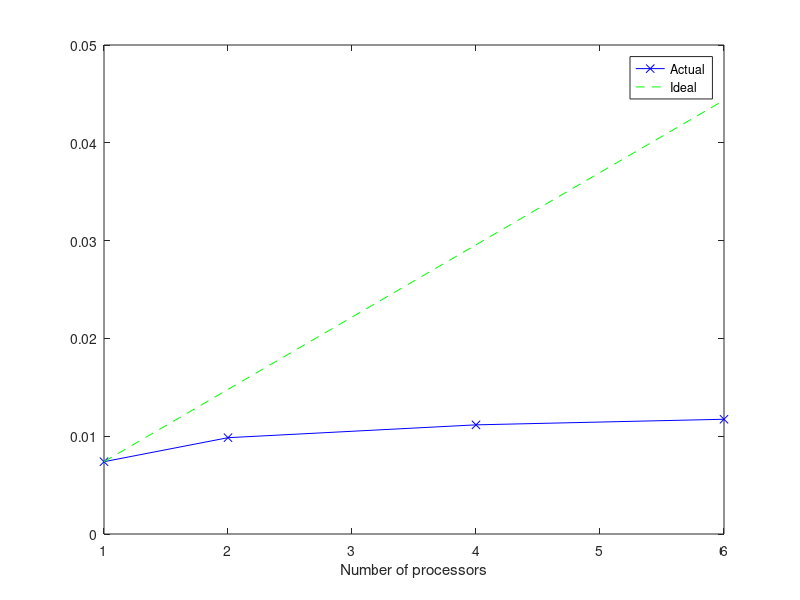
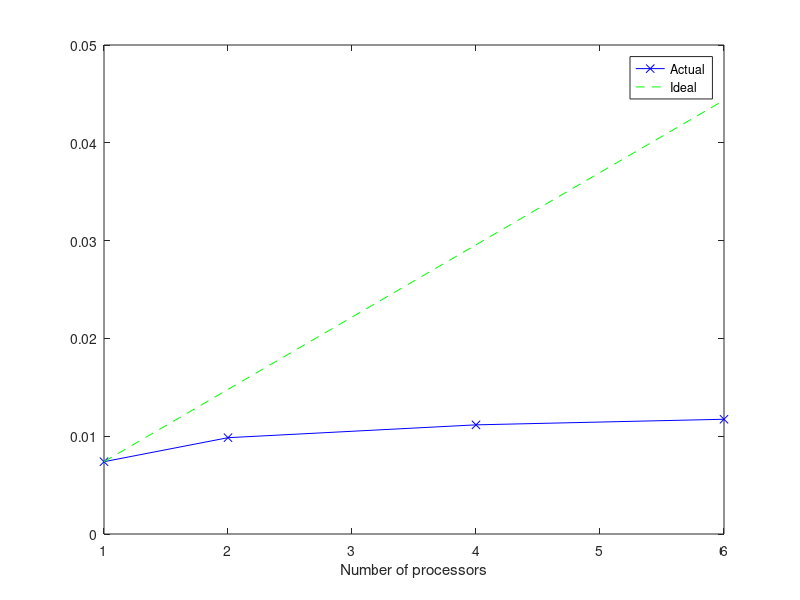
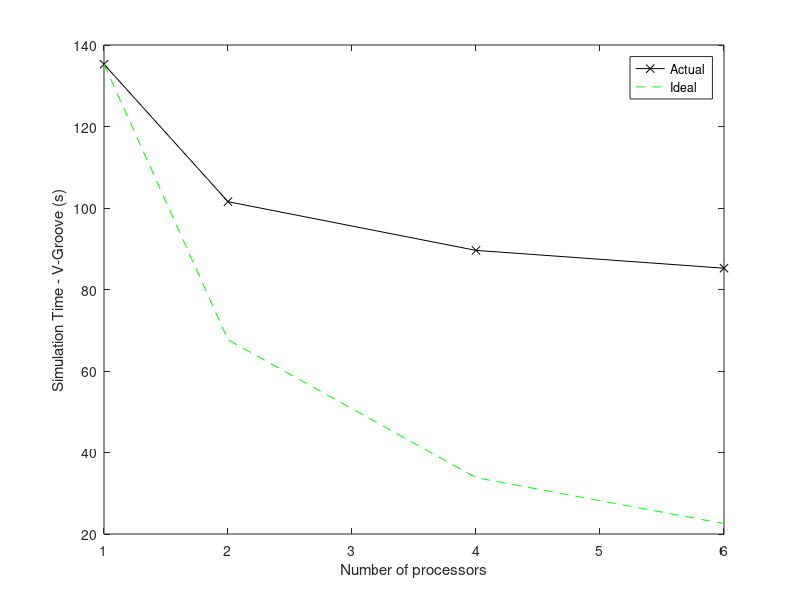
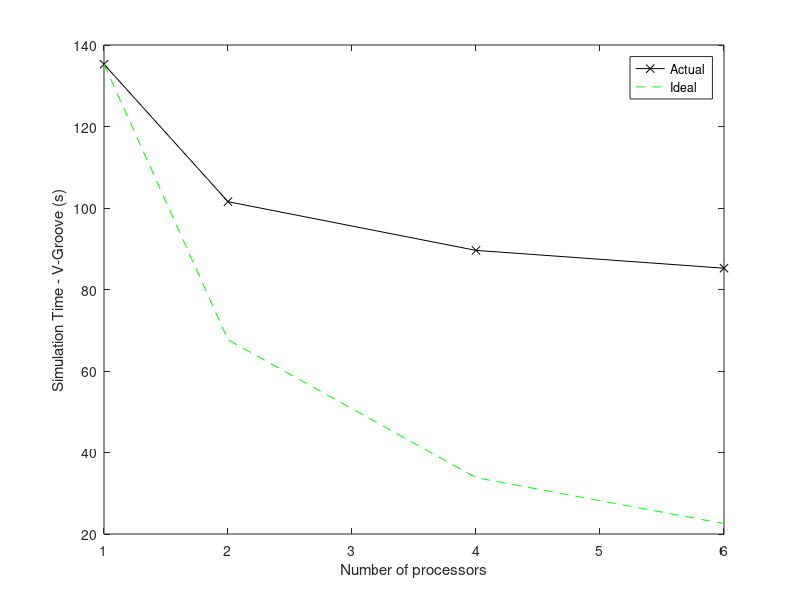

The MATLAB script that drew these images, in order:
data = load('runTimes_t2_p05_49Incs.txt')
figure(1)

plot(data(:,1), 1./data(:,2),'bx-')
hold on
xlabel ('Number of processors')
idealTime = data(1,2)./data(:,1)
plot(data(:,1),1./idealTime ,'g--')
legend('Actual', 'Ideal')
print -deps strong-scaling-vgroove.eps
print -deps strong-scaling-vgroove.png

figure(2)
plot(data(:,1),data(:,2),'k-x')
hold on
plot(data(:,1),idealTime ,'g--')
xlabel ('Number of processors')
ylabel('Simulation Time - V-Groove (s)')
legend('Actual', 'Ideal')
print -deps Scaling-simTime-VGroove.eps
print -deps Scaling-simTime-VGroove.png
